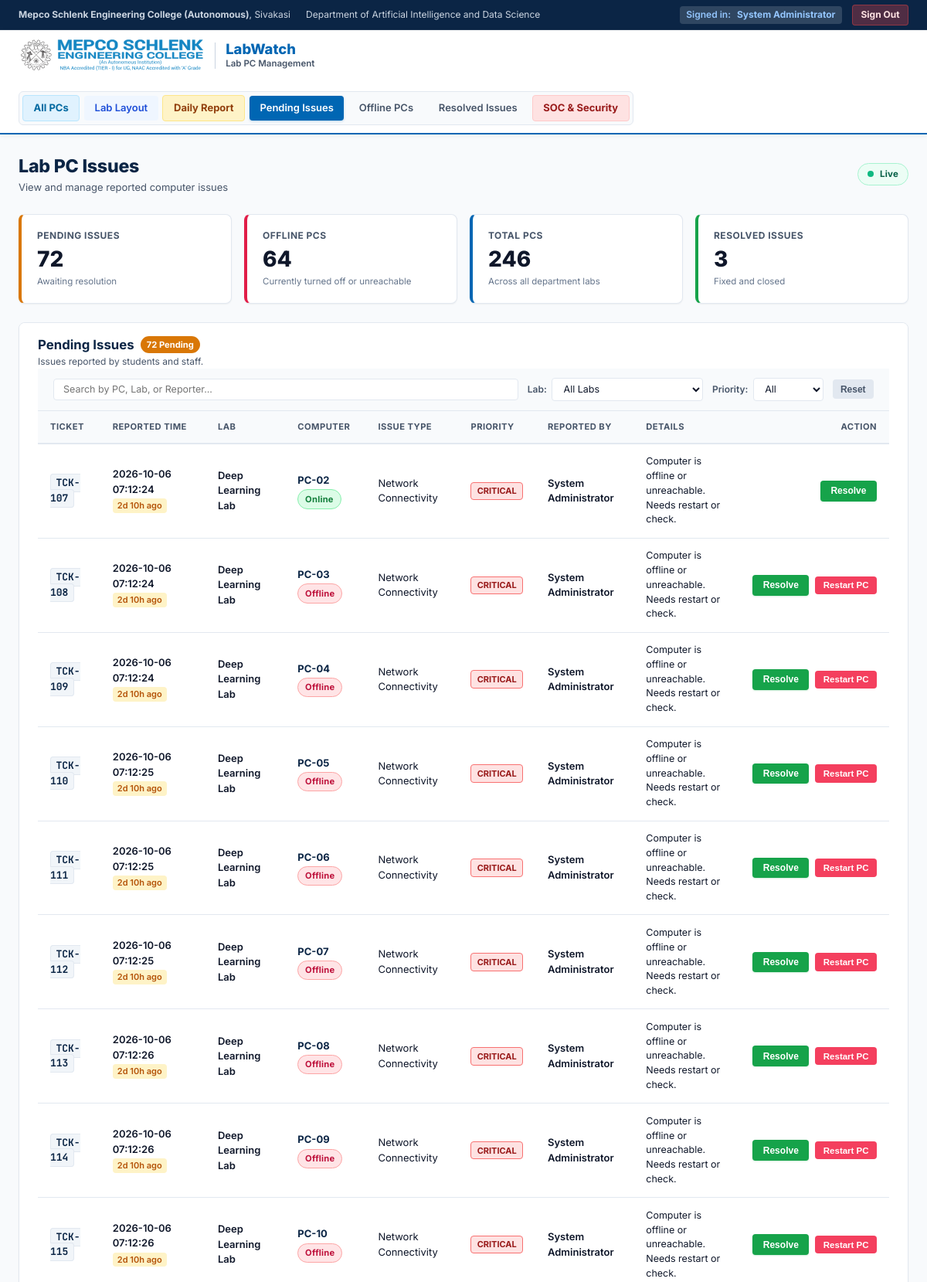
The page /admin (signed in, upper part) on the database its author committed.
### tables this page shows
CREATE TABLE USERS (
    id INTEGER PRIMARY KEY AUTOINCREMENT,
    username TEXT UNIQUE NOT NULL,
    password_hash TEXT NOT NULL,
    full_name TEXT NOT NULL,
    email TEXT UNIQUE NOT NULL,
    role TEXT NOT NULL CHECK(role IN ('student', 'staff', 'technician', 'admin')),
    created_at TIMESTAMP DEFAULT CURRENT_TIMESTAMP
, salt TEXT NOT NULL DEFAULT '');

CREATE TABLE TICKETS (
    id INTEGER PRIMARY KEY AUTOINCREMENT,
    ticket_number TEXT UNIQUE NOT NULL,
    user_id INTEGER NOT NULL,
    lab_id INTEGER NOT NULL,
    computer_id INTEGER NOT NULL,
    issue_category TEXT NOT NULL CHECK(
        issue_category IN (
            'Network Connectivity',
            'Operating System',
            'Hardware Fault',
            'Peripheral / Display',
            'Software Crash',
            'Power Issue',
            'Other'
        )
    ),
    description TEXT NOT NULL,
    status TEXT NOT NULL DEFAULT 'Pending' CHECK(
        status IN ('Pending', 'In Progress', 'Resolved', 'Closed')
    ),
    priority TEXT NOT NULL DEFAULT 'Medium' CHECK(
        priority IN ('Low', 'Medium', 'High', 'Critical')
    ),
    reported_at TIMESTAMP DEFAULT CURRENT_TIMESTAMP,
    resolved_at TIMESTAMP,
    technician_id INTEGER,
    resolution_notes TEXT,
    FOREIGN KEY (user_id) REFERENCES USERS (id) ON DELETE RESTRICT,
    FOREIGN KEY (lab_id) REFERENCES LABS (id) ON DELETE RESTRICT,
    FOREIGN KEY (computer_id) REFERENCES COMPUTERS (id) ON DELETE RESTRICT,
    FOREIGN KEY (technician_id) REFERENCES USERS (id) ON DELETE SET NULL
);

CREATE TABLE LABS (
    id INTEGER PRIMARY KEY AUTOINCREMENT,
    lab_name TEXT UNIQUE NOT NULL,
    department TEXT NOT NULL,
    location TEXT NOT NULL,
    total_pcs INTEGER NOT NULL DEFAULT 0,
    created_at TIMESTAMP DEFAULT CURRENT_TIMESTAMP
);

CREATE TABLE COMPUTERS (
    id INTEGER PRIMARY KEY AUTOINCREMENT,
    lab_id INTEGER NOT NULL,
    pc_number TEXT NOT NULL,
    ip_address TEXT UNIQUE NOT NULL,
    mac_address TEXT UNIQUE NOT NULL,
    status TEXT NOT NULL DEFAULT 'Online',
    specs TEXT,
    last_heartbeat TIMESTAMP,
    created_at TIMESTAMP DEFAULT CURRENT_TIMESTAMP, ping_history TEXT NOT NULL DEFAULT '[1,1,1,1,1,1,1,1,1,1]', is_admin INTEGER NOT NULL DEFAULT 0,
    FOREIGN KEY (lab_id) REFERENCES LABS (id) ON DELETE CASCADE,
    UNIQUE (lab_id, pc_number)
);

### python_server.py (the view)
@app.route("/admin", methods=["GET"])
@login_required(roles=["admin", "technician"])
def admin_dashboard():
    restarted_pc = request.args.get("restarted_pc")
    resolved_id = request.args.get("resolved_id")
    c_output = request.args.get("c_output")
    status_msg = request.args.get("msg")
    conn = get_db_connection()
    try:
        cursor = conn.cursor()
        cursor.execute("""
            SELECT t.id, t.ticket_number, t.user_id, t.lab_id, t.computer_id,
                   t.issue_category, t.description, t.status, t.priority,
                   t.reported_at, t.resolved_at,
                   u.full_name AS reporter_name, u.email AS reporter_email,
                   l.lab_name, l.location AS lab_location,
                   c.pc_number, c.ip_address, c.mac_address, c.status AS pc_status
            FROM TICKETS t
            JOIN USERS u ON t.user_id = u.id
            JOIN LABS l ON t.lab_id = l.id
            JOIN COMPUTERS c ON t.computer_id = c.id
            WHERE t.status = 'Pending'
            ORDER BY t.reported_at ASC
        """)
        pending_tickets = [dict(r) for r in cursor.fetchall()]
        cursor.execute("""
            SELECT c.id, c.lab_id, c.pc_number, c.ip_address, c.mac_address,
                   c.status, c.specs, c.last_heartbeat, l.lab_name, l.location
            FROM COMPUTERS c
            JOIN LABS l ON c.lab_id = l.id
            WHERE c.status IN ('Offline', 'Faulty')
            ORDER BY l.id ASC, c.pc_number ASC
        """)
        offline_pcs = [dict(r) for r in cursor.fetchall()]
        cursor.execute("""
            SELECT t.id, t.ticket_number, t.issue_category, t.description, t.status,
                   t.reported_at, t.resolved_at, t.priority,
                   l.lab_name, c.pc_number, u.full_name AS reporter_name
            FROM TICKETS t
            JOIN USERS u ON t.user_id = u.id
            JOIN LABS l ON t.lab_id = l.id
            JOIN COMPUTERS c ON t.computer_id = c.id
            WHERE t.status IN ('Resolved', 'Closed')
            ORDER BY t.resolved_at DESC, t.id DESC
            LIMIT 10
        """)
        resolved_tickets = [dict(r) for r in cursor.fetchall()]
        cursor.execute("SELECT COUNT(*) FROM COMPUTERS")
        total_computers = cursor.fetchone()[0]
        cursor.execute("SELECT COUNT(*) FROM TICKETS WHERE status = 'Pending'")
        pending_count = cursor.fetchone()[0]
        cursor.execute("SELECT COUNT(*) FROM COMPUTERS WHERE status IN ('Offline', 'Faulty')")
        offline_count = cursor.fetchone()[0]
        cursor.execute("SELECT COUNT(*) FROM TICKETS WHERE status IN ('Resolved', 'Closed')")
        resolved_count = cursor.fetchone()[0]
        stats = {
            "total_computers": total_computers,
            "pending_count": pending_count,
            "offline_count": offline_count,
            "resolved_count": resolved_count
        }
        return render_template(
            "admin.html",
            pending_tickets=pending_tickets,
            offline_pcs=offline_pcs,
            resolved_tickets=resolved_tickets,
            stats=stats,
            restarted_pc=restarted_pc,
            c_output=c_output,
            status_msg=status_msg,
            logged_user=session.get("user")
        )
    finally:
        conn.close()

### python_server.py (called while the page is built, shortened)
@app.after_request
def apply_security_headers(response):
    response.headers["X-Content-Type-Options"] = "nosniff"
    response.headers["X-Frame-Options"] = "SAMEORIGIN"
    response.headers["X-XSS-Protection"] = "1; mode=block"
    response.headers["Referrer-Policy"] = "strict-origin-when-cross-origin"
    response.headers["Permissions-Policy"] = "geolocation=(), microphone=(), camera=()"
    csp_policy = (
        "default-src 'self' https://fonts.googleapis.com https://fonts.gstatic.com https://cdn.jsdelivr.net; "
        "script-src 'self' 'unsafe-inline' https://cdn.jsdelivr.net; "
        "style-src 'self' 'unsafe-inline' https://fonts.googleapis.com; "
        "font-src 'self' https://fonts.gstatic.com data:; "
        "img-src 'self' data:; "
        "connect-src 'self';"
    )
    response.headers["Content-Security-Policy"] = csp_policy
    return response

def get_csrf_token() -> str:
    if "csrf_token" not in session:
        session["csrf_token"] = secrets.token_hex(32)
    return session["csrf_token"]

@app.context_processor
def inject_csrf_token():
    return dict(csrf_token=get_csrf_token)

def login_required(roles=None):
    def decorator(f):
        @wraps(f)
        def decorated_function(*args, **kwargs):
            user = session.get("user")
            client_ip = request.headers.get("X-Forwarded-For", request.remote_addr or "127.0.0.1").split(",")[0].strip()
            return f(*args, **kwargs)
        return decorated_function
    return decorator

def get_db_connection():
    conn = sqlite3.connect(DB_PATH, timeout=30.0)
    conn.row_factory = sqlite3.Row
    conn.execute("PRAGMA journal_mode = WAL;")
    conn.execute("PRAGMA synchronous = NORMAL;")
    conn.execute("PRAGMA busy_timeout = 30000;")
    conn.execute("PRAGMA foreign_keys = ON;")
    return conn

### templates/admin.html (shortened to what this page needs)
<!DOCTYPE html>
<html lang="en">
<head>
</head>
<body>
  <div class="mepco-top-bar">
    <div class="top-bar-inner">
      <div class="top-bar-contact">
        <span><strong>Mepco Schlenk Engineering College (Autonomous)</strong>, Sivakasi</span>
        <span>Department of Artificial Intelligence and Data Science</span>
      </div>
      <div class="top-bar-accreditation" style="display:flex; align-items:center; gap:0.85rem;">
        <span class="admin-badge-strip">
          Signed in: <strong>{{ logged_user['full_name'] if logged_user else 'Administrator' }}</strong>
        </span>
        <a href="/logout" style="color:#fee2e2; text-decoration:none; font-weight:700; font-size:0.75rem; background:rgba(239,68,68,.3); padding:0.22rem 0.65rem; border-radius:4px; border:1px solid rgba(239,68,68,.4); display:inline-flex; align-items:center; gap:0.3rem;">
          Sign Out
        </a>
      </div>
    </div>
  </div>
  <header class="mepco-main-header">
    <div class="main-header-inner">
      <div class="header-left-group">
        <a href="/admin" class="mepco-brand-lockup">
          <img src="/static/mepco_logo.svg" alt="Mepco Schlenk Engineering College" class="mepco-logo-img">
          <div class="labwatch-titles">
            <span class="labwatch-title">LabWatch</span>
            <span class="labwatch-dept">Lab PC Management</span>
          </div>
        </a>
      </div>
      <nav class="campus-nav-tabs">
        <a href="/monitor?tab=monitor" class="nav-tab-link" style="background:#e0f2fe; color:#0369a1; font-weight:700; border:1px solid #bae6fd;">
          <span>All PCs</span>
        </a>
        <a href="/monitor?tab=digital-twin" class="nav-tab-link" style="background:#eff6ff; color:#1d4ed8; font-weight:600;">
          <span>Lab Layout</span>
        </a>
        <a href="/monitor?tab=hod-report" class="nav-tab-link" style="background:#fef3c7; color:#92400e; font-weight:700; border:1px solid #fde68a;">
          <span>Daily Report</span>
        </a>
        <a href="#triage-section" class="nav-tab-link active">
          <span>Pending Issues</span>
        </a>
        <a href="#wol-section" class="nav-tab-link">
          <span>Offline PCs</span>
        </a>
        <a href="#resolved-section" class="nav-tab-link">
          <span>Resolved Issues</span>
        </a>
        <a href="#security-section" class="nav-tab-link" style="background:#fee2e2; color:#991b1b; font-weight:700; border:1px solid #fecaca;">
          <span>SOC & Security</span>
        </a>
      </nav>
    </div>
  </header>
  <main class="page-container">
    <div class="dashboard-top-heading">
      <div class="heading-title-group">
        <h1>Lab PC Issues</h1>
        <p>View and manage reported computer issues</p>
      </div>
      <div style="display: flex; align-items: center; gap: 0.75rem; flex-wrap: wrap;">
        <div class="live-status-pill">
          <span class="pulsing-green-dot"></span>
          <span class="live-status-text">Live</span>
        </div>
      </div>
    </div>
    <div class="kpi-cards-grid">
      <div class="kpi-card highlight-warning">
        <div class="kpi-label">
          <span>Pending Issues</span>
        </div>
        <div class="kpi-value" id="kpi-pending-val">{{ stats.pending_count }}</div>
        <div class="kpi-desc">Awaiting resolution</div>
      </div>
      <div class="kpi-card highlight-danger">
        <div class="kpi-label">
          <span>Offline PCs</span>
        </div>
        <div class="kpi-value" id="kpi-offline-val">{{ stats.offline_count }}</div>
        <div class="kpi-desc">Currently turned off or unreachable</div>
      </div>
      <div class="kpi-card highlight-info">
        <div class="kpi-label">
          <span>Total PCs</span>
        </div>
        <div class="kpi-value" id="kpi-total-val">{{ stats.total_computers }}</div>
        <div class="kpi-desc">Across all department labs</div>
      </div>
      <div class="kpi-card highlight-success">
        <div class="kpi-label">
          <span>Resolved Issues</span>
        </div>
        <div class="kpi-value" id="kpi-resolved-val">{{ stats.resolved_count }}</div>
        <div class="kpi-desc">Fixed and closed</div>
      </div>
    </div>
    <section class="dashboard-section" id="triage-section">
      <div class="section-header">
        <div>
          <h2 class="section-title">
            <span>Pending Issues</span>
            <span class="badge-counter-warning" id="pending-counter-badge">{{ pending_tickets|length }} Pending</span>
          </h2>
          <p class="section-subtitle">
            Issues reported by students and staff.
      <div class="filter-bar">
        <div class="filter-group" style="flex: 1; min-width: 240px;">
          <input type="search" id="ticket-search-input" class="filter-search-input"
                 placeholder="Search by PC, Lab, or Reporter..."
                 oninput="applyTicketFilters()">
        </div>
        <div class="filter-group">
          <label for="filter-lab" class="filter-label">Lab:</label>
          <select id="filter-lab" class="filter-select" onchange="applyTicketFilters()">
            <option value="all">All Labs</option>
          </select>
        </div>
        <div class="filter-group">
          <label for="filter-priority" class="filter-label">Priority:</label>
          <select id="filter-priority" class="filter-select" onchange="applyTicketFilters()">
            <option value="all">All</option>
          </select>
        </div>
        <button type="button" class="btn-filter-reset" onclick="resetTicketFilters()">Reset</button>
      </div>
      <div class="table-responsive">
        <table class="admin-table" id="pending-tickets-table" {% if not pending_tickets %}style="display:none;"{% endif %}>
          <thead>
            <tr>
              <th>Ticket</th>
              <th>Reported Time</th>
              <th>Lab</th>
              <th>Computer</th>
              <th>Issue Type</th>
              <th>Priority</th>
              <th>Reported By</th>
              <th>Details</th>
              <th style="text-align: right;">Action</th>
            </tr>
          </thead>
          <tbody id="pending-tickets-tbody">
            {% for ticket in pending_tickets %}
            <tr>
              <td>
                <span class="ticket-code">{{ ticket.ticket_number }}</span>
              </td>
              <td>
                <div style="font-weight: 600;">{{ ticket.reported_at }}</div>
                <div class="ticket-age-pill" data-reported-at="{{ ticket.reported_at }}">calculating...</div>
              </td>
              <td>
                <div style="font-weight: 600;">{{ ticket.lab_name }}</div>
              </td>
              <td>
                <div style="font-weight: 700; color: var(--mepco-navy);">{{ ticket.pc_number }}</div>
                {% if ticket.pc_status == 'Offline' or ticket.pc_status == 'Faulty' %}
                <span class="status-badge status-offline" style="margin-top: 2px;">Offline</span>
                {% else %}
                <span class="status-badge status-online" style="margin-top: 2px;">Online</span>
                {% endif %}
              </td>
              <td>{{ ticket.issue_category }}</td>
              <td>
                {% if ticket.priority == 'Critical' %}
                <span class="priority-badge priority-critical">Critical</span>
                {% elif ticket.priority == 'High' %}
                <span class="priority-badge priority-high">High</span>
                {% else %}
                <span class="priority-badge priority-medium">{{ ticket.priority }}</span>
                {% endif %}
              </td>
              <td>
                <div style="font-weight: 600;">{{ ticket.reporter_name }}</div>
              </td>
              <td style="max-width: 260px; font-size: 0.78125rem;">
                {{ ticket.description }}
              </td>
              <td style="text-align: right;">
                <div class="actions-cell" style="justify-content: flex-end;">
                  <form method="POST" action="/admin/resolve/{{ ticket.id }}" style="display: inline;">
                    <button type="submit" class="btn-resolve" title="Mark this issue as fixed">
                      <span>Resolve</span>
                    </button>
                  </form>
                  {% if ticket.pc_status == 'Offline' or ticket.pc_status == 'Faulty' %}
                  <form method="POST" action="/admin/restart/{{ ticket.pc_number }}" style="display: inline;">
                    <button type="submit" class="btn-restart-sm" title="Remotely turn on or reboot PC">
                      <span>Restart PC</span>
                    </button>
                  </form>
                  {% endif %}
                </div>
              </td>
            </tr>
            {% endfor %}
          </tbody>
        </table>
      </div>
    </section>
  </main>
</body>
</html>

### rows shown on the page
USERS: full_name "System Administrator"
TICKETS: ticket_number "TCK-107", reported_at "2026-10-06 07:12:24", lab_name "Deep Learning Lab", pc_number "PC-02", shows "Online", issue_category "Network Connectivity", priority "CRITICAL", reporter_name "System Administrator", description "Computer is offline or unreachable. Needs restart or check."
TICKETS: ticket_number "TCK-108", reported_at "2026-10-06 07:12:24", lab_name "Deep Learning Lab", pc_number "PC-03", shows "Offline", issue_category "Network Connectivity", priority "CRITICAL", reporter_name "System Administrator", description "Computer is offline or unreachable. Needs restart or check."
TICKETS: ticket_number "TCK-109", reported_at "2026-10-06 07:12:24", lab_name "Deep Learning Lab", pc_number "PC-04", shows "Offline", issue_category "Network Connectivity", priority "CRITICAL", reporter_name "System Administrator", description "Computer is offline or unreachable. Needs restart or check."
TICKETS: ticket_number "TCK-110", reported_at "2026-10-06 07:12:25", lab_name "Deep Learning Lab", pc_number "PC-05", shows "Offline", issue_category "Network Connectivity", priority "CRITICAL", reporter_name "System Administrator", description "Computer is offline or unreachable. Needs restart or check."
TICKETS: ticket_number "TCK-111", reported_at "2026-10-06 07:12:25", lab_name "Deep Learning Lab", pc_number "PC-06", shows "Offline", issue_category "Network Connectivity", priority "CRITICAL", reporter_name "System Administrator", description "Computer is offline or unreachable. Needs restart or check."
TICKETS: ticket_number "TCK-112", reported_at "2026-10-06 07:12:25", lab_name "Deep Learning Lab", pc_number "PC-07", shows "Offline", issue_category "Network Connectivity", priority "CRITICAL", reporter_name "System Administrator", description "Computer is offline or unreachable. Needs restart or check."
TICKETS: ticket_number "TCK-113", reported_at "2026-10-06 07:12:26", lab_name "Deep Learning Lab", pc_number "PC-08", shows "Offline", issue_category "Network Connectivity", priority "CRITICAL", reporter_name "System Administrator", description "Computer is offline or unreachable. Needs restart or check."
TICKETS: ticket_number "TCK-114", reported_at "2026-10-06 07:12:26", lab_name "Deep Learning Lab", pc_number "PC-09", shows "Offline", issue_category "Network Connectivity", priority "CRITICAL", reporter_name "System Administrator", description "Computer is offline or unreachable. Needs restart or check."
TICKETS: ticket_number "TCK-115", reported_at "2026-10-06 07:12:26", lab_name "Deep Learning Lab", pc_number "PC-10", shows "Offline", issue_category "Network Connectivity", priority "CRITICAL", reporter_name "System Administrator", description "Computer is offline or unreachable. Needs restart or check."

### other values the page prints
{{ stats.pending_count }} "72"
{{ stats.offline_count }} "64"
{{ stats.total_computers }} "246"
{{ stats.resolved_count }} "3"
